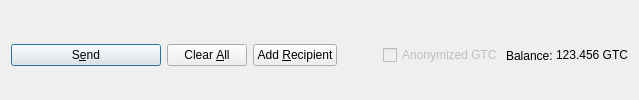
         <widget class="QFrame" name="frame_Send">
          <layout class="QHBoxLayout" name="horizontalLayout">
           <property name="bottomMargin">
            <number>0</number>
           </property>
           <item>
            <widget class="QPushButton" name="sendButton">
             <property name="minimumSize">
              <size>
               <width>150</width>
               <height>0</height>
              </size>
             </property>
             <property name="toolTip">
              <string>Confirm the send action</string>
             </property>
             <property name="text">
              <string>S&amp;end</string>
             </property>
             <property name="icon">
              <iconset resource="../gastrocoin.qrc">
               <normaloff>:/icons/send</normaloff>:/icons/send</iconset>
             </property>
             <property name="autoDefault">
              <bool>false</bool>
             </property>
             <property name="default">
              <bool>true</bool>
             </property>
            </widget>
           </item>
           <item>
            <widget class="QPushButton" name="clearButton">
             <property name="sizePolicy">
              <sizepolicy hsizetype="Minimum" vsizetype="Fixed">
               <horstretch>0</horstretch>
               <verstretch>0</verstretch>
              </sizepolicy>
             </property>
             <property name="toolTip">
              <string>Clear all fields of the form.</string>
             </property>
             <property name="text">
              <string>Clear &amp;All</string>
             </property>
             <property name="icon">
              <iconset resource="../gastrocoin.qrc">
               <normaloff>:/icons/remove</normaloff>:/icons/remove</iconset>
             </property>
             <property name="autoDefault">
              <bool>false</bool>
             </property>
            </widget>
           </item>
           <item>
            <widget class="QPushButton" name="addButton">
             <property name="toolTip">
              <string>Send to multiple recipients at once</string>
             </property>
             <property name="text">
              <string>Add &amp;Recipient</string>
             </property>
             <property name="icon">
              <iconset resource="../gastrocoin.qrc">
               <normaloff>:/icons/add</normaloff>:/icons/add</iconset>
             </property>
             <property name="autoDefault">
              <bool>false</bool>
             </property>
            </widget>
           </item>
           <item>
            <spacer name="horizontalSpacer">
             <property name="orientation">
              <enum>Qt::Horizontal</enum>
             </property>
             <property name="sizeHint" stdset="0">
              <size>
               <width>40</width>
               <height>20</height>
              </size>
             </property>
            </spacer>
           </item>
           <item>
            <layout class="QHBoxLayout" name="horizontalLayout_2">
             <property name="spacing">
              <number>3</number>
             </property>
             <item>
              <widget class="QCheckBox" name="checkzgtc">
               <property name="enabled">
                <bool>false</bool>
               </property>
               <property name="text">
                <string>Anonymized GTC</string>
               </property>
              </widget>
             </item>
             <item>
              <widget class="QLabel" name="label">
               <property name="text">
                <string>Balance:</string>
               </property>
              </widget>
             </item>
             <item>
              <widget class="QLabel" name="labelBalance">
               <property name="sizePolicy">
                <sizepolicy hsizetype="Preferred" vsizetype="Fixed">
                 <horstretch>0</horstretch>
                 <verstretch>0</verstretch>
                </sizepolicy>
               </property>
               <property name="cursor">
                <cursorShape>IBeamCursor</cursorShape>
               </property>
               <property name="text">
                <string notr="true">123.456 GTC</string>
               </property>
               <property name="textInteractionFlags">
                <set>Qt::LinksAccessibleByMouse|Qt::TextSelectableByKeyboard|Qt::TextSelectableByMouse</set>
               </property>
              </widget>
             </item>
            </layout>
           </item>
          </layout>
         </widget>
